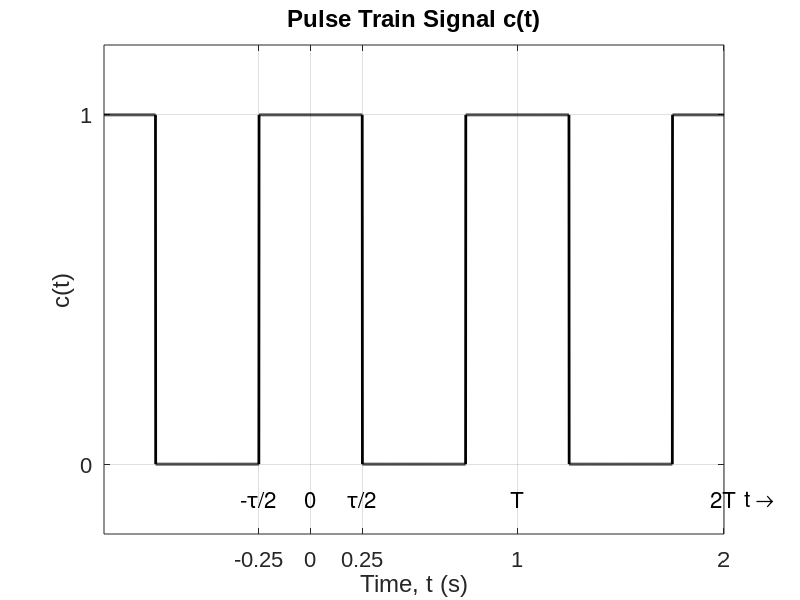

Here is the MATLAB script that generated this plot:
% Parameters
T = 1;          % Period (seconds)
tau = 0.5;      % Pulse width (seconds) - assuming τ = T/2
num_periods = 3; % Number of periods to display

% Time vector
t = linspace(-T, 2*T, 3000); % Time range from -T to 2T

% Create the pulse train function
c_t = zeros(size(t));
for n = -1:2 % Cover multiple periods
    % Create rectangular pulse centered at nT
    pulse = double((t >= (n*T - tau/2)) & (t <= (n*T + tau/2)));
    c_t = c_t + pulse;
end

% Plot the signal
figure;
plot(t, c_t, 'k-', 'LineWidth', 2);
grid on;

% Set labels with Arial font, 11pt size
xlabel('Time, t (s)', 'FontName', 'Arial', 'FontSize', 16);
ylabel('c(t)', 'FontName', 'Arial', 'FontSize', 16);
title('Pulse Train Signal c(t)', 'FontName', 'Arial', 'FontSize', 18);

% Set axis limits and ticks
xlim([-T, 2*T]);
ylim([-0.2, 1.2]);

xticks(sort([-tau/2, tau/2, 0, T, 2*T])); % Use sort() to arrange in increasing order
yticks([0, 1]);

% Add the annotations
text(-tau/2, -0.1, '-\tau/2', 'HorizontalAlignment', 'center', 'FontSize', 16);
text(tau/2, -0.1, '\tau/2', 'HorizontalAlignment', 'center', 'FontSize', 16);
text(0, -0.1, '0', 'HorizontalAlignment', 'center', 'FontSize', 16);
text(T, -0.1, 'T', 'HorizontalAlignment', 'center', 'FontSize', 16);
text(2*T, -0.1, '2T', 'HorizontalAlignment', 'center', 'FontSize', 16);

% Add arrow at the end of time axis
text(2*T*1.05, -0.1, 't →', 'FontSize', 16);

% Make the plot look clean
box on;
set(gca, 'FontName', 'Arial', 'FontSize', 16);